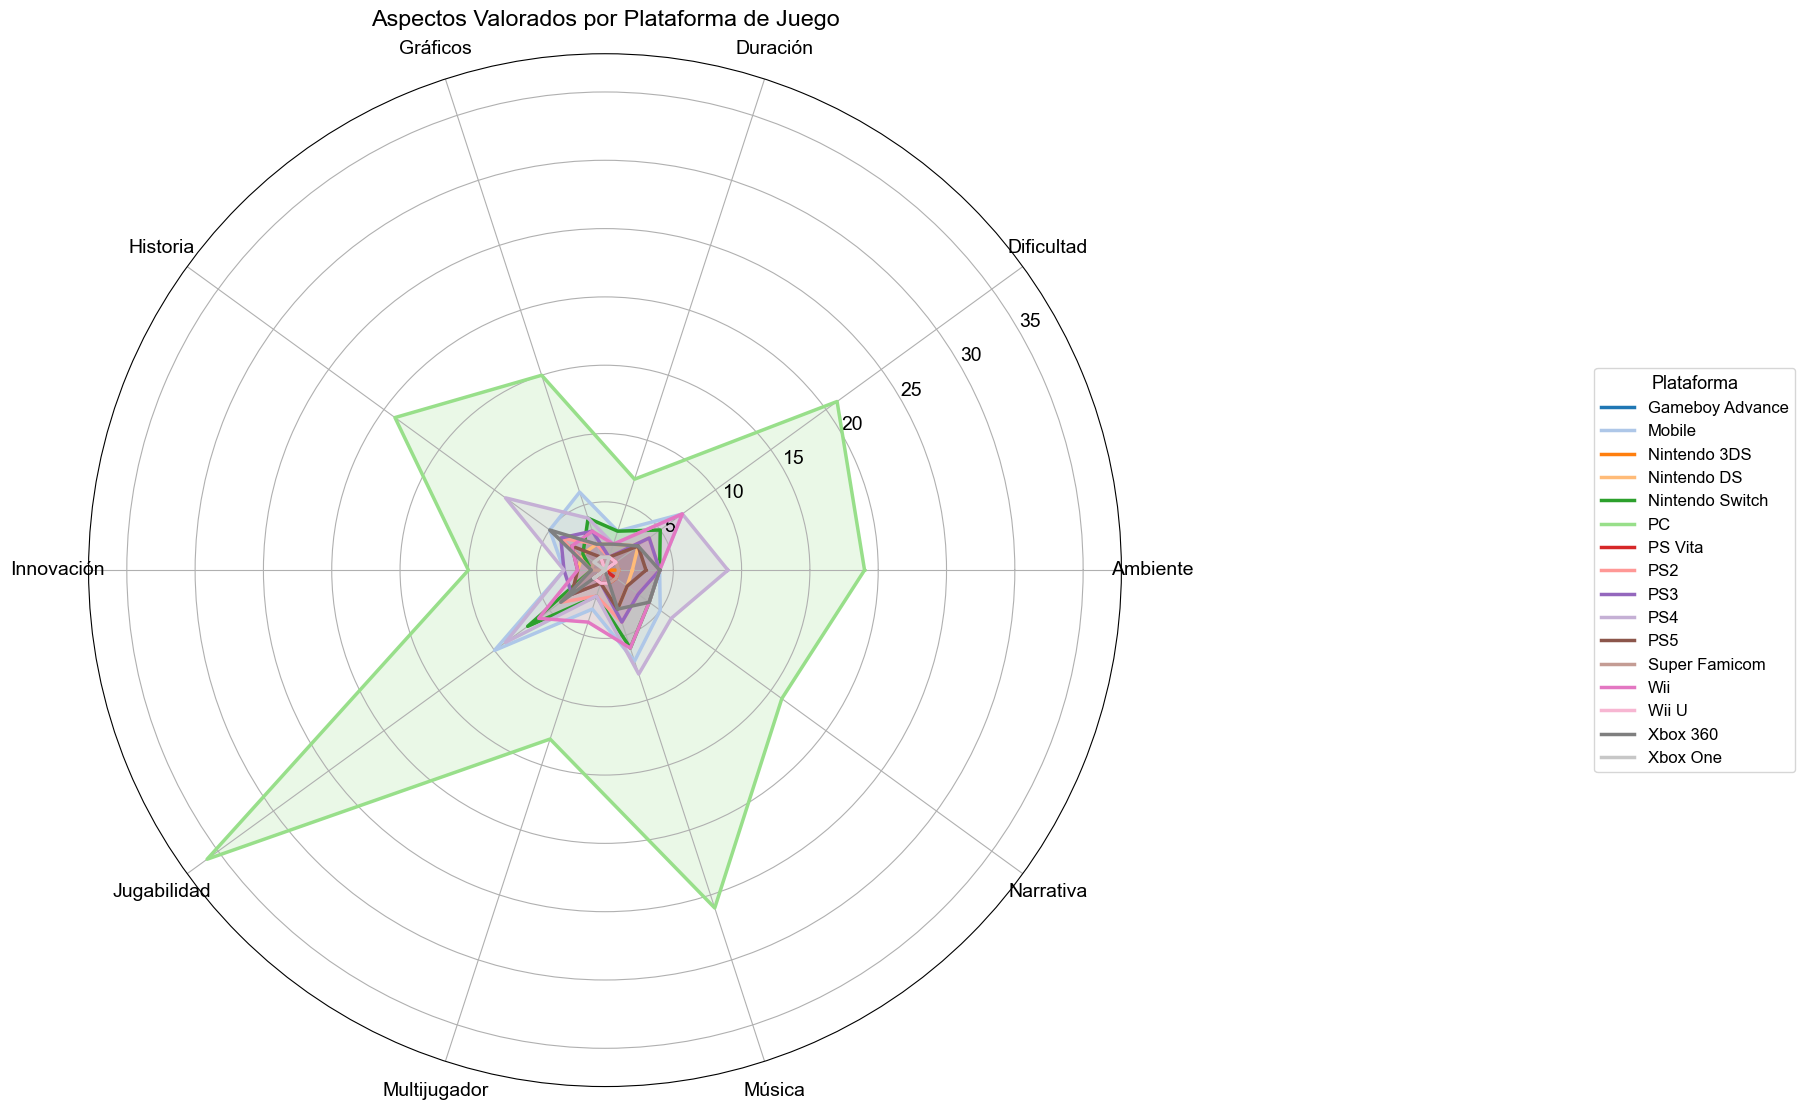

Reproduce this figure in Python.
import pandas as pd
import matplotlib.pyplot as plt
import seaborn as sns
import numpy as np

plt.rcParams.update({
    'font.family': 'sans-serif',
    'font.sans-serif': ['Arial'],
    'font.size': 14
})


def separar_valores(texto):
    if pd.isna(texto):
        return []
    limpio = str(texto).replace('(', '').replace(')', '')
    return [p.strip() for p in limpio.split(',') if p.strip()]


archivo = "../../data/Encuesta_videojuegos.csv"
df = pd.read_csv(
    archivo,
    usecols=['¿Plataformas de Juego Favorita?', '¿Aspecto que valoras más en un videojuego?']
)

df.columns = ['Plataformas', 'Aspecto']
df['Plataformas'] = df['Plataformas'].apply(separar_valores)
df['Aspecto'] = df['Aspecto'].apply(separar_valores)


df_exp = df[['Plataformas', 'Aspecto']].copy()
df_exp = df_exp.explode('Plataformas').explode('Aspecto')

ct = pd.crosstab(df_exp['Plataformas'].to_numpy(), df_exp['Aspecto'].to_numpy())
ct = ct.sort_index()
ct.columns = ct.columns.astype(str)


def get_distinct_palette(n):
    if n <= 10:
        return sns.color_palette('tab10', n_colors=n)
    if n <= 20:
        return sns.color_palette('tab20', n_colors=n)
    return sns.color_palette('husl', n_colors=n)


labels = list(ct.columns)
angles = np.linspace(0, 2 * np.pi, len(labels), endpoint=False).tolist()
angles += angles[:1]

fig, ax = plt.subplots(figsize=(18, 18), subplot_kw=dict(polar=True))
palette = get_distinct_palette(len(ct))

for idx, (label, row) in enumerate(ct.iterrows()):
    values = row.tolist()
    values += values[:1]
    color = palette[idx]
    ax.plot(angles, values, label=label, color=color, linewidth=2.5)
    ax.fill(angles, values, alpha=0.2, color=color)

ax.set_xticks(angles[:-1])
ax.set_xticklabels(labels)
ax.set_title('Aspectos Valorados por Plataforma de Juego', pad=20)
ax.set_rlabel_position(30)
ax.tick_params(axis='x', pad=12)
ax.tick_params(axis='y', pad=8)
ax.legend(loc='center left', bbox_to_anchor=(1.45, 0.5), fontsize=12, title='Plataforma', title_fontsize=13)
fig.subplots_adjust(left=0.14, right=0.68, top=0.92, bottom=0.05)
fig.tight_layout()
fig.savefig('v2.png', bbox_inches='tight')
plt.close(fig)
